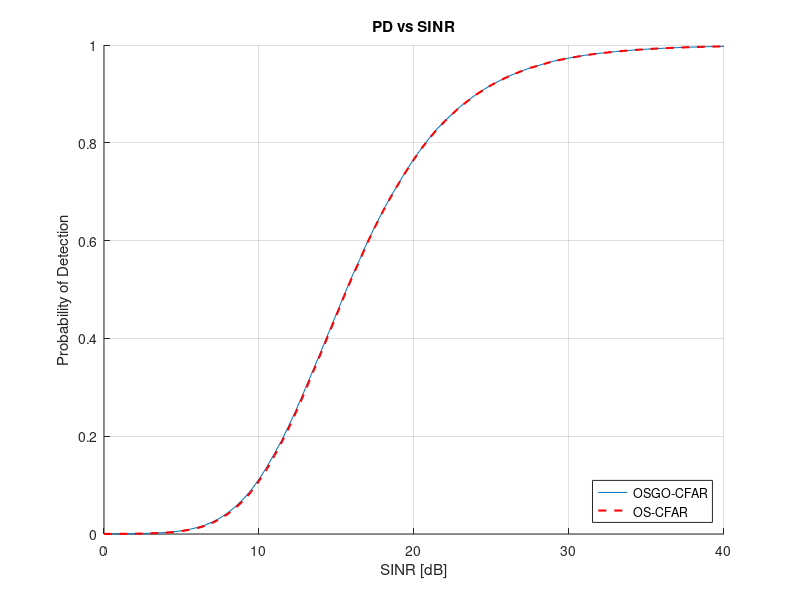

Reproduce this figure in MATLAB.
%% File information
% Written by M. Y. Martin (MRTMOG014)
% EEE4022S (2018)
% PD_vs_SINR_OS_OSGO.m: Generate PD vs SINR ROC for OS-, OSGO-CFAR

%% Setup and Inputs
clc;
close all;
clear;

% define inputs and parameters
D = 800;                                % length of data; number of samples
N = 16;                                 % length of window
j = 1i;                                 % use j as sqrt(-1)
PFA_desired = 10^-6;                    % desired PFA
k_factor = round(3*N/4);                % OS-CFAR k-factor
k_OSGO = round(5*N/12);
SNR_dB = 0:0.5:40;                      % SNR range in Decibels
SNR = 10.^(SNR_dB./10);                 % Decibels to linear SNR
k = 10^6;

%% OSGO-CFAR Setup and Constant
OSGO_a = 12.85;                        	% for PFA = 10^-6, N = 32
OSGO_PD_matrix = zeros(length(SNR),1);
OSGO_false_alarms = 0;

%% OS-CFAR Setup and Constant
OS_a = 20.9542;                         % for PFA = 10^-6, N = 32
OS_PD_matrix = OSGO_PD_matrix;
OS_false_alarms = 0;

%% Create noise
% complex Gaussian noise (I + jQ)/sqrt(2)
lagging_window = (randn(N/2,k) + j.*randn(N/2,k))/sqrt(2); % (N/2)xk

% complex Gaussian noise (I + jQ)/sqrt(2)
leading_window = (randn(N/2,k) + j.*randn(N/2,k))/sqrt(2); % (N/2)xk

%% Algorithm Thresholds
% OSGO threshold
OSGO_lag_sorted = sort(real(lagging_window).^2 + imag(lagging_window).^2,1,'ascend');
OSGO_lead_sorted = sort(real(leading_window).^2 + imag(leading_window).^2,1,'ascend');
OSGO_diff = OSGO_lead_sorted(k_OSGO,:) - OSGO_lag_sorted(k_OSGO,:);
OSGO_lag_greater = find(OSGO_diff < 0);
OSGO_lead_greater = find(OSGO_diff >= 0);
OSGO_g(OSGO_lead_greater) = OSGO_lead_sorted(k_OSGO,OSGO_lead_greater);
OSGO_g(OSGO_lag_greater) = OSGO_lag_sorted(k_OSGO,OSGO_lag_greater);

OSGO_T = OSGO_a.*OSGO_g;

% OS threshold    
ref_cells = [lagging_window.', leading_window.'].';     % transpose and add windows into one matrix
OS_sorted = sort(real(ref_cells).^2 + imag(ref_cells).^2,1,'ascend');
OS_g = OS_sorted(k_factor,:);                           % assign g based on OS k-factor

OS_T = OS_a.*OS_g;

%% H0 hypothesis (noise only)
H0 = (randn(1,k) + j*randn(1,k))/sqrt(2);

%% Algorithm PDs

for snr = 1:length(SNR)
    % H1 hypothesis (target and noise)
    H1 = H0 + ((randn(1,k) + j.*randn(1,k))/sqrt(2)).*sqrt(SNR(snr));

% OSGO detections
    new_detections = find(((real(H1).^2 + imag(H1).^2) - OSGO_T) > 0);
    OSGO_PD_matrix(snr,1) = length(new_detections)./k;   % add new PD to PD_matrix

% OS detections
    new_detections = find(((real(H1).^2 + imag(H1).^2) - OS_T) > 0);
    OS_PD_matrix(snr,1) = length(new_detections)./k;   % add new PD to PD_matrix
end

%% Plots and Results    
figure;
title('PD vs SINR');
xlabel('SINR [dB]');
ylabel('Probability of Detection');
grid on;
hold on;
plot(SNR_dB,OSGO_PD_matrix,'-',SNR_dB,OS_PD_matrix,'--r','LineWidth',1.5);
SNR_vs_PD_legend = legend('OSGO-CFAR','OS-CFAR');
set(SNR_vs_PD_legend,'Location','SouthEast');

% fig = gcf;
% fig.PaperUnits = 'inches';
% fig.PaperPosition = [0 0 5 2.5];
% print('-depsc','-r0','C:\Users\mrtmo\Desktop\UCT\EEE4022S\Report\Images\OSGO_roc')
